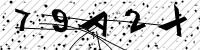
#> input picture 14_79A2X.jpg, 200 x 50 px
$ python -i inference.py   (imports and definitions only)
#> lines starting #> are read from the running program, lines starting #| are printed output that depends on the picture; after the words box and inside, x2 and y2 are one past the last pixel; in counts of white or black regions, pixels touching at a corner belong together
#> further down, picture is the input picture: shape (50, 200, 3); min 0, max 255, mean 202.9
import os
import numpy as np
import cv2
from PIL import Image


import torch
import torch.nn as nn
# from torchvision import transforms


def morphology(im):
    im_gray = cv2.cvtColor(im,cv2.COLOR_BGR2GRAY)
    im_rescaled = cv2.resize(im_gray,None, fx = 10, fy = 10, interpolation = cv2.INTER_CUBIC)
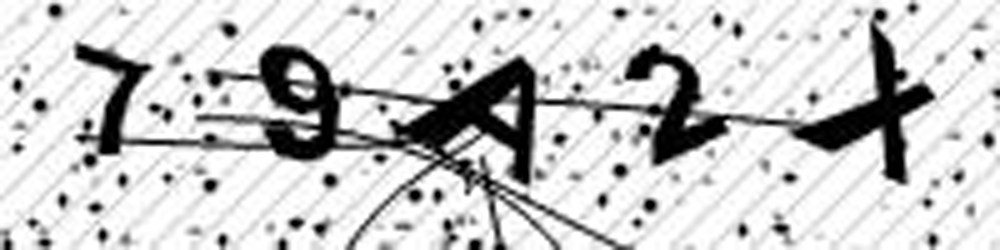
#> im_rescaled: shape (500, 2000) (shown at 1/2 size); min 0, max 255, mean 202.7
    kernel = np.ones((23,23),np.uint8)
    close_re = cv2.morphologyEx(im_rescaled, cv2.MORPH_CLOSE, kernel)
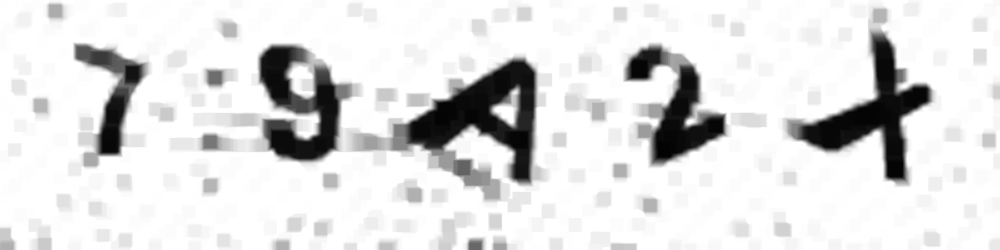
#> close_re: shape (500, 2000) (shown at 1/2 size); min 3, max 255, mean 222.8
    ret,th_otsu_re = cv2.threshold(close_re,0,255,cv2.THRESH_BINARY+cv2.THRESH_OTSU)
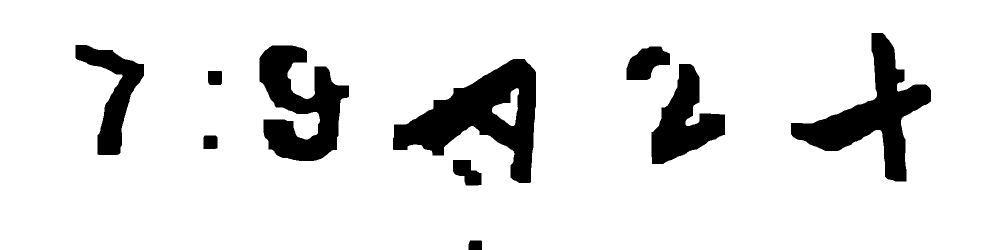
#> th_otsu_re: shape (500, 2000) (shown at 1/2 size); 88.5% white; 10 black regions, largest, box (x1, y1, x2, y2) and area: (786, 118, 1072, 366) 31365, (1582, 66, 1862, 363) 26176, (519, 91, 698, 322) 23141
#> ret = 145
    processed = cv2.resize(th_otsu_re,None, fx = 0.2, fy = 0.2, interpolation = cv2.INTER_CUBIC)
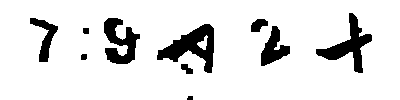
#> processed: shape (100, 400); 88.6% white; 10 black regions, largest, box (x1, y1, x2, y2) and area: (157, 24, 214, 73) 1242, (316, 13, 372, 73) 1042, (104, 18, 140, 64) 921

    return processed

# [127 lines left out: functions find_contours, get_mini_boxes, crop_rect, padding, extract_letters, not called in this run]

# [19 lines of commented-out code are left out]

>>> import cv2
>>> picture = cv2.imread('../14_79A2X.jpg')
>>> result = morphology(picture)
